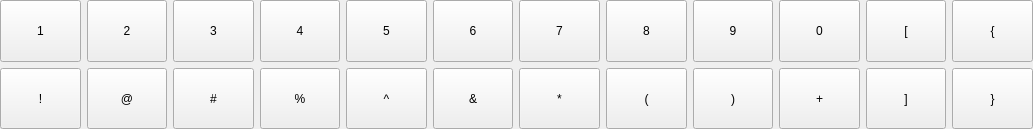
<?xml version="1.0" encoding="UTF-8"?>
<ui version="4.0">
 <class>NumberKeypad</class>
 <widget class="QWidget" name="NumberKeypad">
  <property name="geometry">
   <rect>
    <x>0</x>
    <y>0</y>
    <width>1033</width>
    <height>129</height>
   </rect>
  </property>
  <property name="windowTitle">
   <string>Form</string>
  </property>
  <layout class="QVBoxLayout" name="verticalLayout">
   <property name="leftMargin">
    <number>0</number>
   </property>
   <property name="topMargin">
    <number>0</number>
   </property>
   <property name="rightMargin">
    <number>0</number>
   </property>
   <property name="bottomMargin">
    <number>0</number>
   </property>
   <item>
    <layout class="QGridLayout" name="gridLayout">
     <item row="1" column="7">
      <widget class="QPushButton" name="par1">
       <property name="sizePolicy">
        <sizepolicy hsizetype="Minimum" vsizetype="Expanding">
         <horstretch>0</horstretch>
         <verstretch>0</verstretch>
        </sizepolicy>
       </property>
       <property name="text">
        <string>(</string>
       </property>
      </widget>
     </item>
     <item row="1" column="8">
      <widget class="QPushButton" name="par2">
       <property name="sizePolicy">
        <sizepolicy hsizetype="Minimum" vsizetype="Expanding">
         <horstretch>0</horstretch>
         <verstretch>0</verstretch>
        </sizepolicy>
       </property>
       <property name="text">
        <string>)</string>
       </property>
      </widget>
     </item>
     <item row="1" column="9">
      <widget class="QPushButton" name="plus">
       <property name="sizePolicy">
        <sizepolicy hsizetype="Minimum" vsizetype="Expanding">
         <horstretch>0</horstretch>
         <verstretch>0</verstretch>
        </sizepolicy>
       </property>
       <property name="text">
        <string>+</string>
       </property>
      </widget>
     </item>
     <item row="0" column="10">
      <widget class="QPushButton" name="sq1">
       <property name="sizePolicy">
        <sizepolicy hsizetype="Minimum" vsizetype="Expanding">
         <horstretch>0</horstretch>
         <verstretch>0</verstretch>
        </sizepolicy>
       </property>
       <property name="text">
        <string>[</string>
       </property>
      </widget>
     </item>
     <item row="0" column="4">
      <widget class="QPushButton" name="button5">
       <property name="sizePolicy">
        <sizepolicy hsizetype="Minimum" vsizetype="Expanding">
         <horstretch>0</horstretch>
         <verstretch>0</verstretch>
        </sizepolicy>
       </property>
       <property name="text">
        <string>5</string>
       </property>
      </widget>
     </item>
     <item row="1" column="1">
      <widget class="QPushButton" name="at">
       <property name="sizePolicy">
        <sizepolicy hsizetype="Minimum" vsizetype="Expanding">
         <horstretch>0</horstretch>
         <verstretch>0</verstretch>
        </sizepolicy>
       </property>
       <property name="text">
        <string>@</string>
       </property>
      </widget>
     </item>
     <item row="0" column="0">
      <widget class="QPushButton" name="button1">
       <property name="sizePolicy">
        <sizepolicy hsizetype="Minimum" vsizetype="Expanding">
         <horstretch>0</horstretch>
         <verstretch>0</verstretch>
        </sizepolicy>
       </property>
       <property name="text">
        <string>1</string>
       </property>
      </widget>
     </item>
     <item row="0" column="5">
      <widget class="QPushButton" name="button6">
       <property name="sizePolicy">
        <sizepolicy hsizetype="Minimum" vsizetype="Expanding">
         <horstretch>0</horstretch>
         <verstretch>0</verstretch>
        </sizepolicy>
       </property>
       <property name="text">
        <string>6</string>
       </property>
      </widget>
     </item>
     <item row="0" column="9">
      <widget class="QPushButton" name="button0">
       <property name="sizePolicy">
        <sizepolicy hsizetype="Minimum" vsizetype="Expanding">
         <horstretch>0</horstretch>
         <verstretch>0</verstretch>
        </sizepolicy>
       </property>
       <property name="text">
        <string>0</string>
       </property>
      </widget>
     </item>
     <item row="1" column="2">
      <widget class="QPushButton" name="diez">
       <property name="sizePolicy">
        <sizepolicy hsizetype="Minimum" vsizetype="Expanding">
         <horstretch>0</horstretch>
         <verstretch>0</verstretch>
        </sizepolicy>
       </property>
       <property name="text">
        <string>#</string>
       </property>
      </widget>
     </item>
     <item row="0" column="1">
      <widget class="QPushButton" name="button2">
       <property name="sizePolicy">
        <sizepolicy hsizetype="Minimum" vsizetype="Expanding">
         <horstretch>0</horstretch>
         <verstretch>0</verstretch>
        </sizepolicy>
       </property>
       <property name="text">
        <string>2</string>
       </property>
      </widget>
     </item>
     <item row="1" column="0">
      <widget class="QPushButton" name="mark">
       <property name="sizePolicy">
        <sizepolicy hsizetype="Minimum" vsizetype="Expanding">
         <horstretch>0</horstretch>
         <verstretch>0</verstretch>
        </sizepolicy>
       </property>
       <property name="text">
        <string>!</string>
       </property>
      </widget>
     </item>
     <item row="0" column="8">
      <widget class="QPushButton" name="button9">
       <property name="sizePolicy">
        <sizepolicy hsizetype="Minimum" vsizetype="Expanding">
         <horstretch>0</horstretch>
         <verstretch>0</verstretch>
        </sizepolicy>
       </property>
       <property name="text">
        <string>9</string>
       </property>
      </widget>
     </item>
     <item row="0" column="7">
      <widget class="QPushButton" name="button8">
       <property name="sizePolicy">
        <sizepolicy hsizetype="Minimum" vsizetype="Expanding">
         <horstretch>0</horstretch>
         <verstretch>0</verstretch>
        </sizepolicy>
       </property>
       <property name="text">
        <string>8</string>
       </property>
      </widget>
     </item>
     <item row="0" column="3">
      <widget class="QPushButton" name="button4">
       <property name="sizePolicy">
        <sizepolicy hsizetype="Minimum" vsizetype="Expanding">
         <horstretch>0</horstretch>
         <verstretch>0</verstretch>
        </sizepolicy>
       </property>
       <property name="text">
        <string>4</string>
       </property>
      </widget>
     </item>
     <item row="0" column="2">
      <widget class="QPushButton" name="button3">
       <property name="sizePolicy">
        <sizepolicy hsizetype="Minimum" vsizetype="Expanding">
         <horstretch>0</horstretch>
         <verstretch>0</verstretch>
        </sizepolicy>
       </property>
       <property name="text">
        <string>3</string>
       </property>
      </widget>
     </item>
     <item row="1" column="10">
      <widget class="QPushButton" name="sq2">
       <property name="sizePolicy">
        <sizepolicy hsizetype="Minimum" vsizetype="Expanding">
         <horstretch>0</horstretch>
         <verstretch>0</verstretch>
        </sizepolicy>
       </property>
       <property name="text">
        <string>]</string>
       </property>
      </widget>
     </item>
     <item row="1" column="6">
      <widget class="QPushButton" name="mult">
       <property name="sizePolicy">
        <sizepolicy hsizetype="Minimum" vsizetype="Expanding">
         <horstretch>0</horstretch>
         <verstretch>0</verstretch>
        </sizepolicy>
       </property>
       <property name="text">
        <string>*</string>
       </property>
      </widget>
     </item>
     <item row="0" column="6">
      <widget class="QPushButton" name="button7">
       <property name="sizePolicy">
        <sizepolicy hsizetype="Minimum" vsizetype="Expanding">
         <horstretch>0</horstretch>
         <verstretch>0</verstretch>
        </sizepolicy>
       </property>
       <property name="text">
        <string>7</string>
       </property>
      </widget>
     </item>
     <item row="1" column="3">
      <widget class="QPushButton" name="percent">
       <property name="sizePolicy">
        <sizepolicy hsizetype="Minimum" vsizetype="Expanding">
         <horstretch>0</horstretch>
         <verstretch>0</verstretch>
        </sizepolicy>
       </property>
       <property name="text">
        <string>%</string>
       </property>
      </widget>
     </item>
     <item row="1" column="4">
      <widget class="QPushButton" name="upper">
       <property name="sizePolicy">
        <sizepolicy hsizetype="Minimum" vsizetype="Expanding">
         <horstretch>0</horstretch>
         <verstretch>0</verstretch>
        </sizepolicy>
       </property>
       <property name="text">
        <string>^</string>
       </property>
      </widget>
     </item>
     <item row="1" column="5">
      <widget class="QPushButton" name="andButton">
       <property name="sizePolicy">
        <sizepolicy hsizetype="Minimum" vsizetype="Expanding">
         <horstretch>0</horstretch>
         <verstretch>0</verstretch>
        </sizepolicy>
       </property>
       <property name="text">
        <string>&amp;&amp;</string>
       </property>
      </widget>
     </item>
     <item row="0" column="11">
      <widget class="QPushButton" name="fig1">
       <property name="sizePolicy">
        <sizepolicy hsizetype="Minimum" vsizetype="Expanding">
         <horstretch>0</horstretch>
         <verstretch>0</verstretch>
        </sizepolicy>
       </property>
       <property name="text">
        <string>{</string>
       </property>
      </widget>
     </item>
     <item row="1" column="11">
      <widget class="QPushButton" name="fig2">
       <property name="sizePolicy">
        <sizepolicy hsizetype="Minimum" vsizetype="Expanding">
         <horstretch>0</horstretch>
         <verstretch>0</verstretch>
        </sizepolicy>
       </property>
       <property name="text">
        <string>}</string>
       </property>
      </widget>
     </item>
    </layout>
   </item>
  </layout>
 </widget>
 <resources/>
 <connections/>
</ui>
